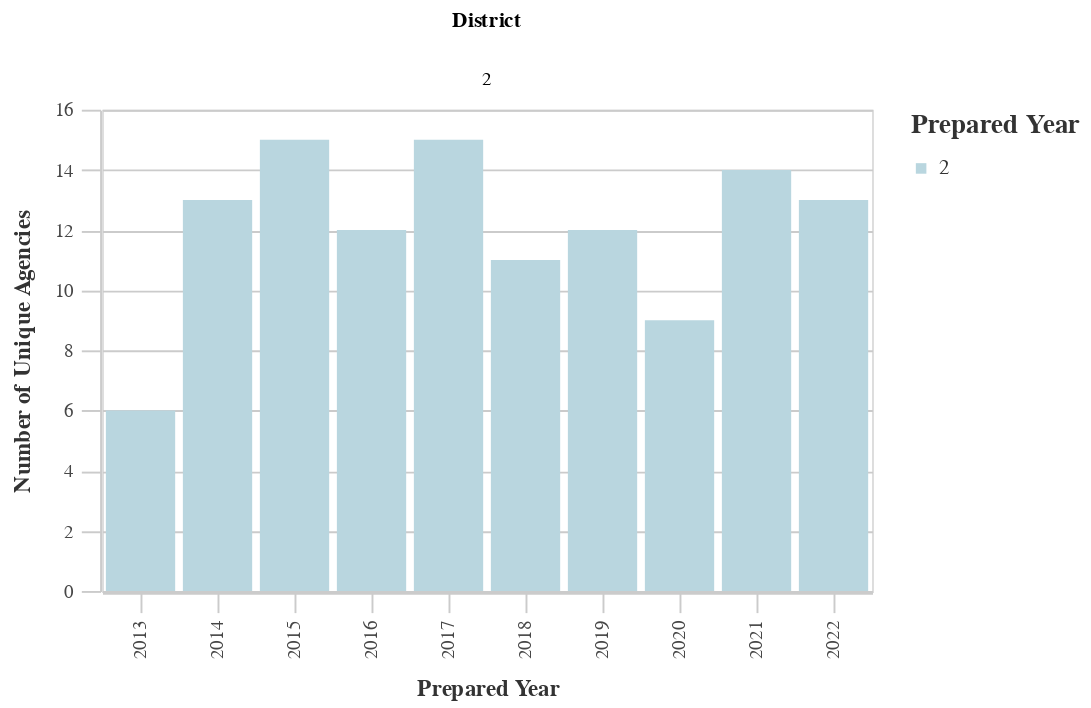

This figure's notebook cell:
### Markdown cell above
### Number of Unique Agencies by District

### Code cell
# Unique Agencies by Dist
dist_years_agency = ((
        df
        >> group_by(_.prepared_y, _.dist)
        >> summarize(n=_.primary_agency_name.nunique())
        >> arrange(-_.prepared_y)
    )
        .rename(columns={'dist':'District', 'n':'Count'})
    )
chart10 = (alt.Chart(dist_years_agency).mark_bar().encode(
        column='District:N',
        x=alt.X('prepared_y:O', title='Prepared Year'),
        y=alt.Y('Count:Q', title='Number of Unique Agencies'),
        color = alt.Color("District:N", 
                              scale=alt.Scale(
                                  range=altair_utils.CALITP_SEQUENTIAL_COLORS),  
                               legend=alt.Legend(title="Prepared Year")
                              )))
                              
chart10 = styleguide.preset_chart_config(chart10)
chart10 = _dla_utils.add_tooltip(chart10, 'prepared_y', 'Count')

display(chart10)

### Figure 1 — Vega-Lite specification as saved in the notebook (floating-point values rounded to 4 significant figures)
{"config": {"view": {"continuousWidth": 400, "continuousHeight": 300}, "axis": {"domainColor": "#cbcbcb", "grid": true, "gridColor": "#cbcbcb", "gridWidth": 1, "labelColor": "#474747", "labelFont": "Nunito Sans", "labelFontSize": 10, "labelPadding": 4, "tickColor": "#cbcbcb", "tickSize": 10, "titleColor": "#333", "titleFont": "Raleway", "titleFontSize": 12, "titlePadding": 10}, "axisBand": {"grid": false}, "background": "white", "font": "Raleway", "header": {"labelFont": "Nunito Sans", "titleFont": "Raleway"}, "legend": {"labelColor": "#333", "labelFont": "Nunito Sans", "labelFontSize": 11, "labelLimit": 0, "padding": 1, "symbolSize": 30, "symbolType": "square", "titleColor": "#333", "titleFont": "Raleway", "titleFontSize": 14, "titlePadding": 10}, "title": {"anchor": "middle", "font": "Raleway", "fontSize": 18, "fontWeight": 300, "offset": 20}}, "data": {"name": "data-6bf815fb96e5fe4cb058cb8be6e375ee"}, "mark": "bar", "encoding": {"color": {"field": "District", "legend": {"title": "Prepared Year"}, "scale": {"range": ["#B9D6DF", "#8CBCCB", "#2EA8CE", "#136C97", "#0B405B"]}, "type": "nominal"}, "column": {"field": "District", "type": "nominal"}, "tooltip": [{"field": "prepared_y", "type": "quantitative"}, {"field": "Count", "type": "quantitative"}], "x": {"field": "prepared_y", "title": "Prepared Year", "type": "ordinal"}, "y": {"field": "Count", "title": "Number of Unique Agencies", "type": "quantitative"}}, "height": 250, "width": 400, "$schema": "https://vega.github.io/schema/vega-lite/v4.17.0.json", "datasets": {"data-6bf815fb96e5fe4cb058cb8be6e375ee": [{"prepared_y": 2022.0, "District": 2, "Count": 13}, {"prepared_y": 2021.0, "District": 2, "Count": 14}, {"prepared_y": 2020.0, "District": 2, "Count": 9}, {"prepared_y": 2019.0, "District": 2, "Count": 12}, {"prepared_y": 2018.0, "District": 2, "Count": 11}, {"prepared_y": 2017.0, "District": 2, "Count": 15}, {"prepared_y": 2016.0, "District": 2, "Count": 12}, {"prepared_y": 2015.0, "District": 2, "Count": 15}, {"prepared_y": 2014.0, "District": 2, "Count": 13}, {"prepared_y": 2013.0, "District": 2, "Count": 6}]}}
